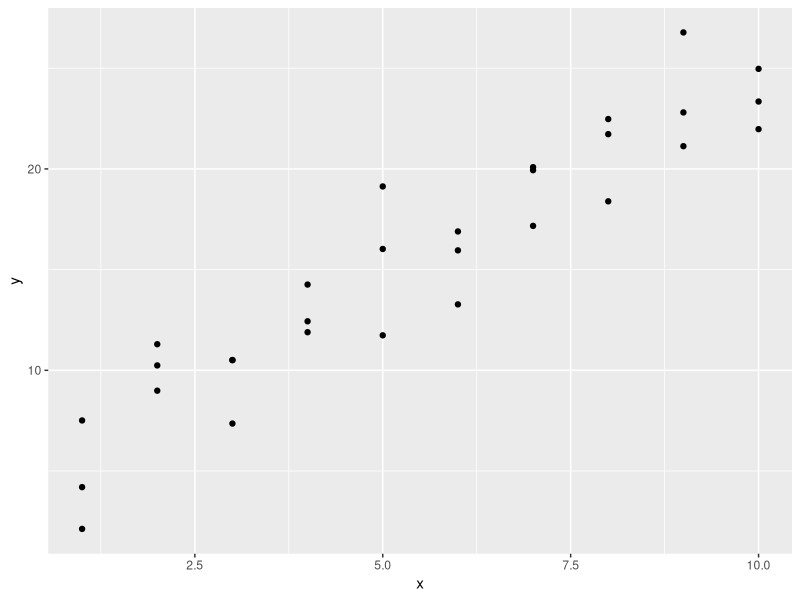
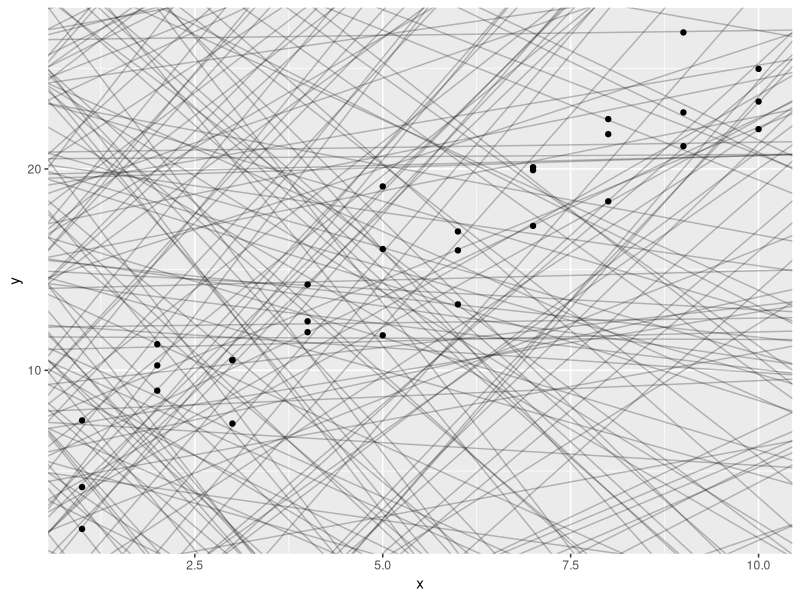
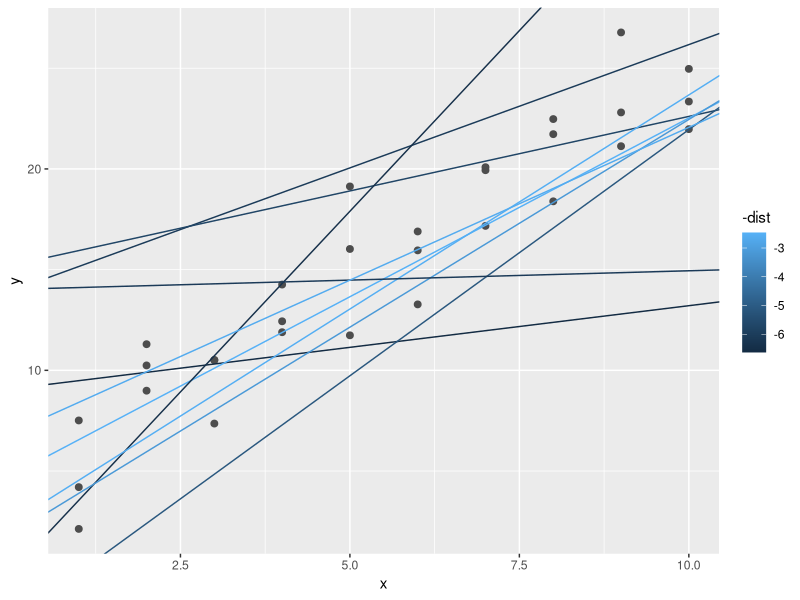
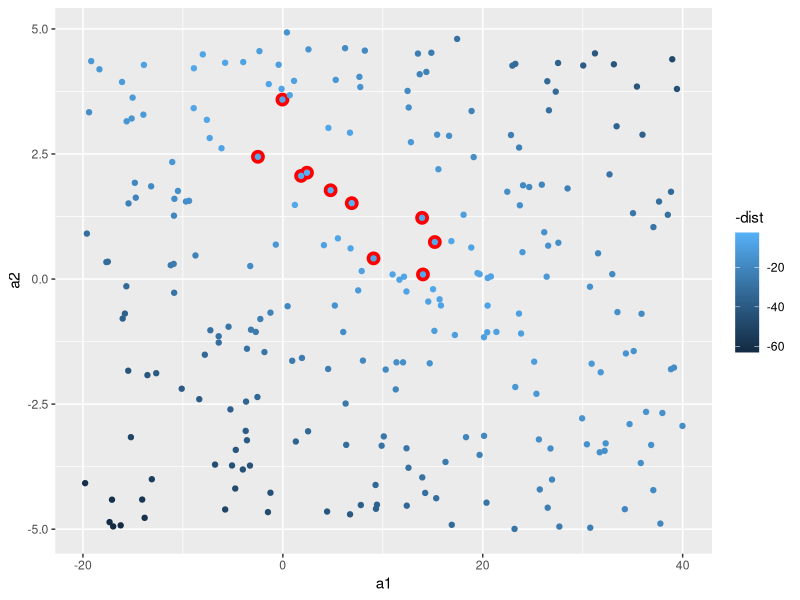
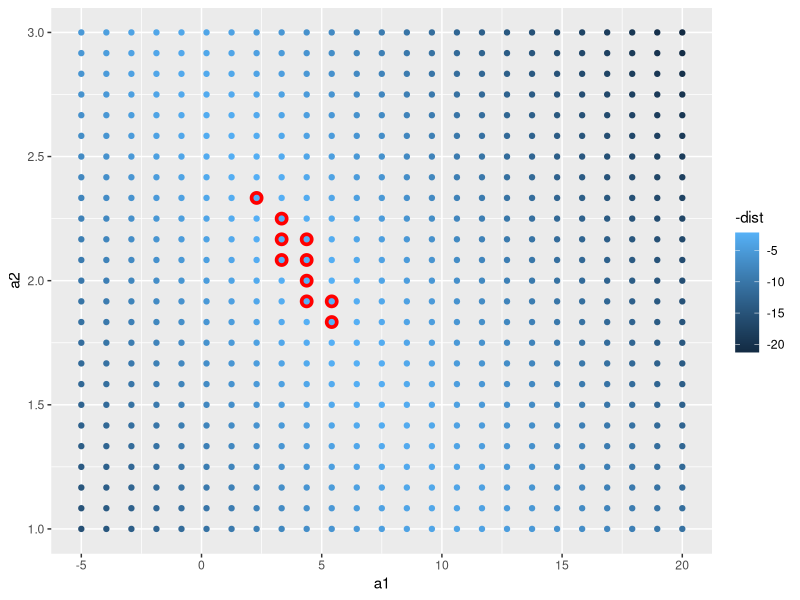
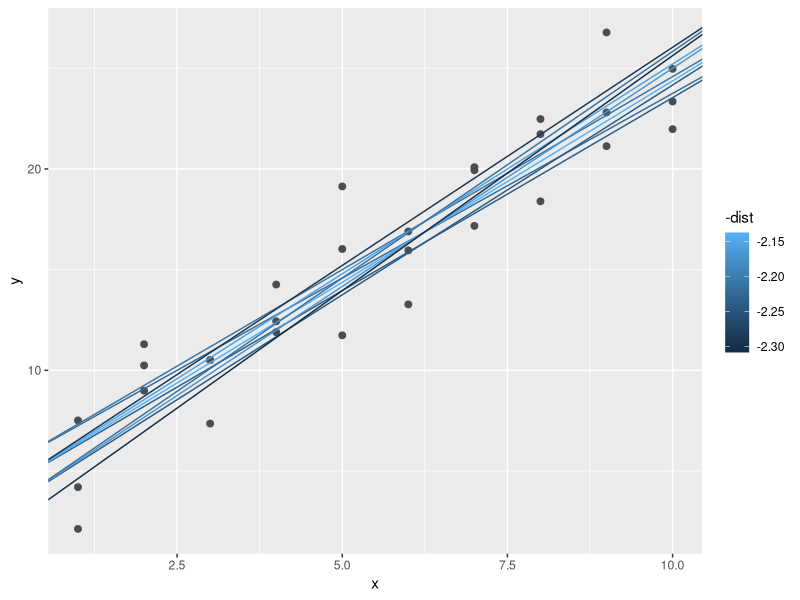
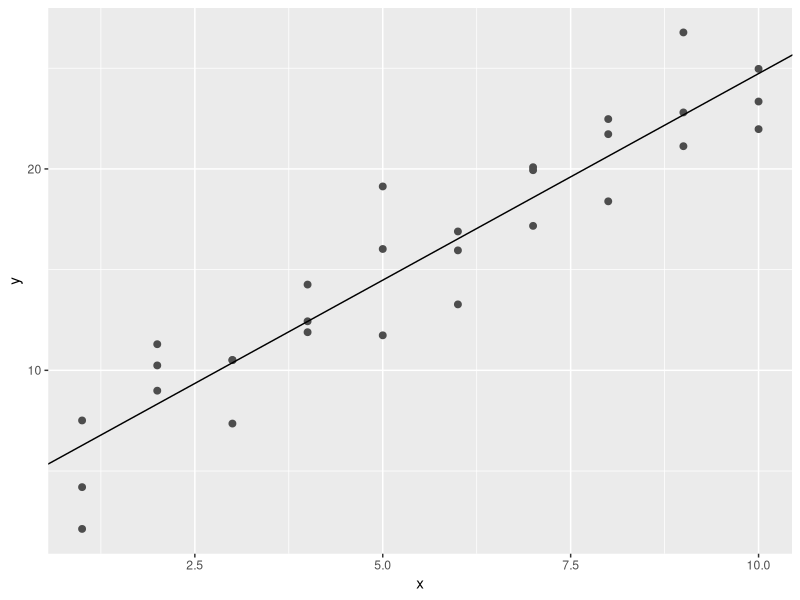
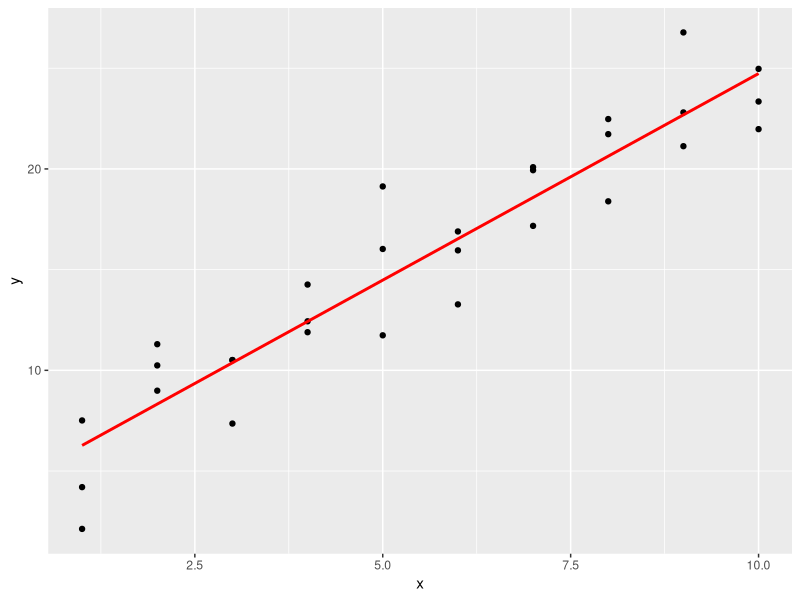

Here is the R script that generated these plots, in order:
library(tidyverse)

library(modelr)
options(na.action = na.warn)
ggplot(sim1, aes(x, y)) + 
  geom_point()

models <- tibble(
  a1 = runif(250, -20, 40),
  a2 = runif(250, -5, 5)
)

ggplot(sim1, aes(x, y)) + 
  geom_abline(aes(intercept = a1, slope = a2), data = models, alpha = 1/4) +
  geom_point() 

model1 <- function(a, data) {
  a[1] + data$x * a[2]
}
model1(c(7, 1.5), sim1)

measure_distance <- function(mod, data) {
  diff <- data$y - model1(mod, data)
  sqrt(mean(diff ^ 2))
}
measure_distance(c(7, 1.5), sim1)


sim1_dist <- function(a1, a2) {
  measure_distance(c(a1, a2), sim1)
}

models <- models %>% 
  mutate(dist = purrr::map2_dbl(a1, a2, sim1_dist))
models

ggplot(sim1, aes(x, y)) + 
  geom_point(size = 2, colour = "grey30") + 
  geom_abline(
    aes(intercept = a1, slope = a2, colour = -dist), 
    data = filter(models, rank(dist) <= 10)
  )

ggplot(models, aes(a1, a2)) +
  geom_point(data = filter(models, rank(dist) <= 10), size = 4, colour = "red") +
  geom_point(aes(colour = -dist))

grid <- expand.grid(
  a1 = seq(-5, 20, length = 25),
  a2 = seq(1, 3, length = 25)
) %>% 
  mutate(dist = purrr::map2_dbl(a1, a2, sim1_dist))

grid %>% 
  ggplot(aes(a1, a2)) +
  geom_point(data = filter(grid, rank(dist) <= 10), size = 4, colour = "red") +
  geom_point(aes(colour = -dist)) 


ggplot(sim1, aes(x, y)) + 
  geom_point(size = 2, colour = "grey30") + 
  geom_abline(
    aes(intercept = a1, slope = a2, colour = -dist), 
    data = filter(grid, rank(dist) <= 10)
  )

best <- optim(c(0, 0), measure_distance, data = sim1)
best$par


ggplot(sim1, aes(x, y)) + 
  geom_point(size = 2, colour = "grey30") + 
  geom_abline(intercept = best$par[1], slope = best$par[2])

sim1_mod <- lm(y ~ x, data = sim1)
coef(sim1_mod)


sim1a <- tibble(
  x = rep(1:10, each = 3),
  y = x * 1.5 + 6 + rt(length(x), df = 2)
)

measure_distance <- function(mod, data) {
  diff <- data$y - model1(mod, data)
  mean(abs(diff))
}

model1 <- function(a, data) {
  a[1] + data$x * a[2] + a[3]
}

grid <- sim1 %>% 
  data_grid(x) 
grid

grid <- grid %>% 
  add_predictions(sim1_mod) 
grid

ggplot(sim1, aes(x)) +
  geom_point(aes(y = y)) +
  geom_line(aes(y = pred), data = grid, colour = "red", size = 1)

sim1 <- sim1 %>% 
  add_residuals(sim1_mod)
sim1

ggplot(sim1, aes(resid)) + 
  geom_freqpoly(binwidth = 0.5)

ggplot(sim1, aes(x, resid)) + 
  geom_ref_line(h = 0) +
  geom_point() 
